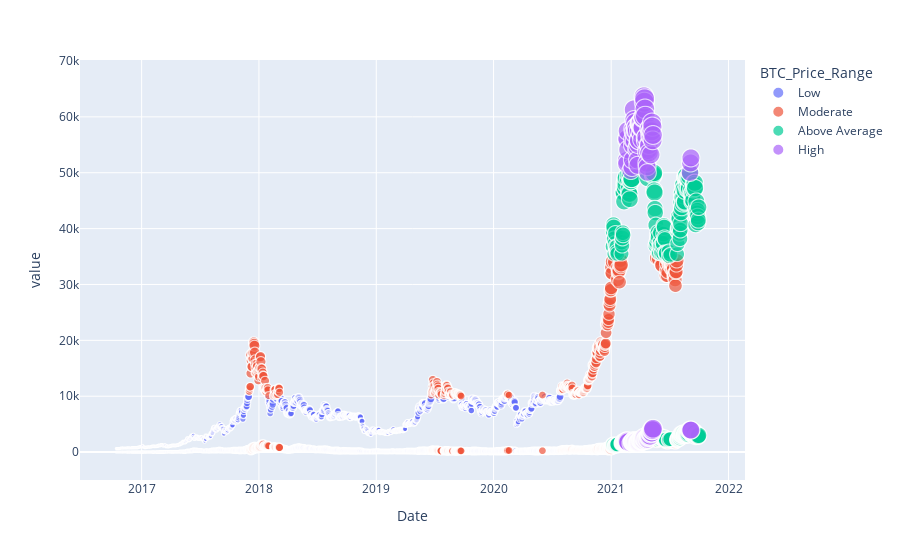

Here is the notebook cell this chart was saved with:
### Code cell
# Create scatter plot comparing average sale price and cost of living index
px.scatter(
    merged_BTCETH_new,  # feed it the df
    x="Date",  # x, identify the desired columns
    y=["BTCUSD","ETHUSD"],  # y
    size="BTC_norm",  # z
    color="BTC_Price_Range",  # z2 - many dimensions!
)

### Figure 1 — Plotly figure (JSON) as saved in the notebook; plotly's stock layout.template omitted (floating-point values rounded to 4 significant figures; data arrays with more than 128 entries replaced by an {"elided": "..."} marker saying what was removed)
{"data": [{"hovertemplate": "BTC_Price_Range=Low<br>Date=%{x}<br>value=%{y}<br>BTC_norm=%{marker.size}<extra></extra>", "legendgroup": "Low", "marker": {"color": "#636efa", "size": {"elided": "2440 float values"}, "sizemode": "area", "sizeref": 0.0025, "symbol": "circle"}, "mode": "markers", "name": "Low", "showlegend": true, "type": "scattergl", "x": {"elided": "2440 str values"}, "xaxis": "x", "y": {"elided": "2440 float values"}, "yaxis": "y"}, {"hovertemplate": "BTC_Price_Range=Moderate<br>Date=%{x}<br>value=%{y}<br>BTC_norm=%{marker.size}<extra></extra>", "legendgroup": "Moderate", "marker": {"color": "#EF553B", "size": {"elided": "746 float values"}, "sizemode": "area", "sizeref": 0.0025, "symbol": "circle"}, "mode": "markers", "name": "Moderate", "showlegend": true, "type": "scattergl", "x": {"elided": "746 str values"}, "xaxis": "x", "y": {"elided": "746 float values"}, "yaxis": "y"}, {"hovertemplate": "BTC_Price_Range=Above Average<br>Date=%{x}<br>value=%{y}<br>BTC_norm=%{marker.size}<extra></extra>", "legendgroup": "Above Average", "marker": {"color": "#00cc96", "size": {"elided": "290 float values"}, "sizemode": "area", "sizeref": 0.0025, "symbol": "circle"}, "mode": "markers", "name": "Above Average", "showlegend": true, "type": "scattergl", "x": {"elided": "290 str values"}, "xaxis": "x", "y": {"elided": "290 float values"}, "yaxis": "y"}, {"hovertemplate": "BTC_Price_Range=High<br>Date=%{x}<br>value=%{y}<br>BTC_norm=%{marker.size}<extra></extra>", "legendgroup": "High", "marker": {"color": "#ab63fa", "size": {"elided": "150 float values"}, "sizemode": "area", "sizeref": 0.0025, "symbol": "circle"}, "mode": "markers", "name": "High", "showlegend": true, "type": "scattergl", "x": {"elided": "150 str values"}, "xaxis": "x", "y": {"elided": "150 float values"}, "yaxis": "y"}], "layout": {"autosize": true, "legend": {"itemsizing": "constant", "title": {"text": "BTC_Price_Range"}, "tracegroupgap": 0}, "margin": {"t": 60}, "xaxis": {"anchor": "y", "autorange": true, "domain": [0, 1], "range": ["2016-06-28 08:04:54.8712", "2022-02-02 20:22:14.0997"], "title": {"text": "Date"}, "type": "date"}, "yaxis": {"anchor": "x", "autorange": true, "domain": [0, 1], "range": [-7888.0, 73510.0], "title": {"text": "value"}, "type": "linear"}}}
